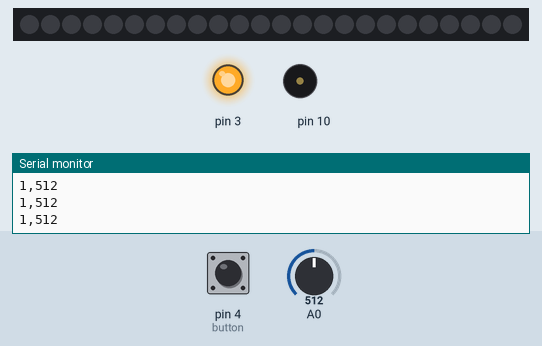
Simulated run of this sketch. Board: Arduino Uno, built with avr-gcc and run on an emulated ATmega328P. On the bench: 24 RGB LEDs in strip order, left to right, output pins drawn as LEDs (lit = HIGH), buzzer (waves = sounding), the last lines printed to the serial monitor. The inputs (shaded band) are chosen by the test bench; at power-on: pin 4 (button) HIGH, A0 = 512. Dim RGB values are drawn brighter than linear; random numbers use the default seed unless the sketch sets one.

Above: at 1.2 s.
1.3 s: pin 4 (button) pulled LOW for 0.15 s
At 1.81 s:
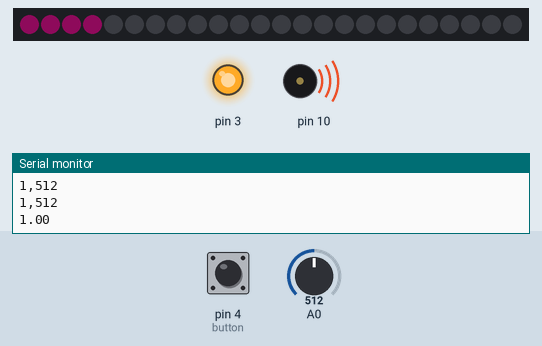
2.0 s: A0 set to 672
At 2.8 s:
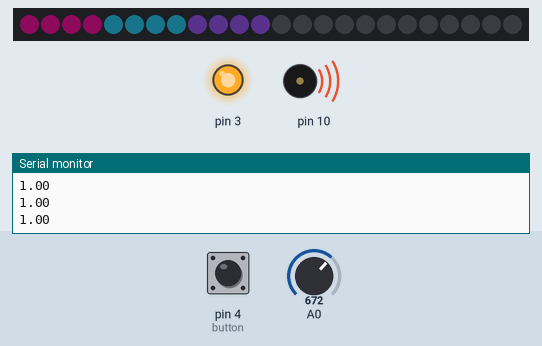
5.0 s: A0 set to 698
At 5.04 s:
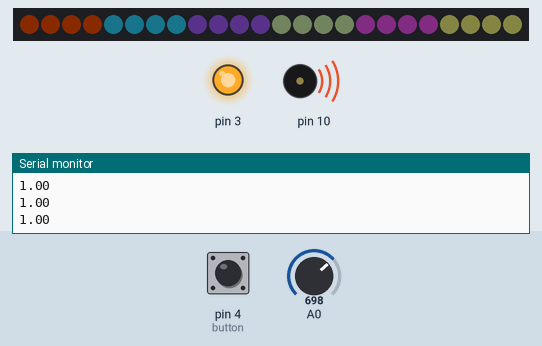
At 6.61 s:
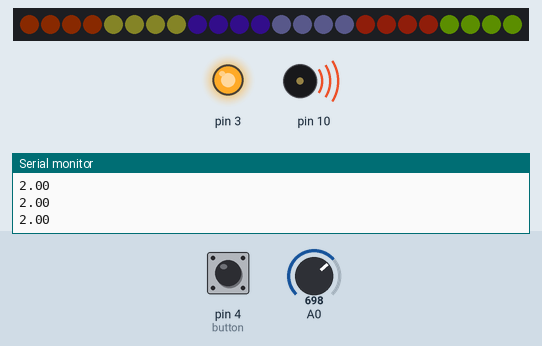
6.8 s: A0 set to 1013
9.8 s: A0 set to 1023
11.6 s: A0 set to 900
Timing chart, 0 to 16.5 s (numbered marks = the images above; inputs shaded):
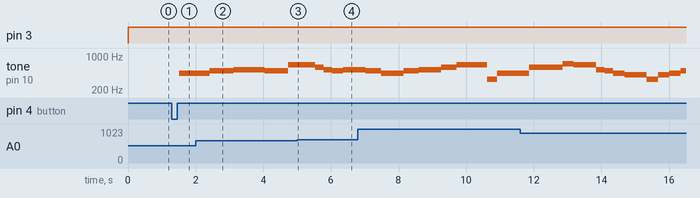

Measured:
- the behaviour switches between 681 and 682 on A0 (found by bisection; images 2 and 3)
- after the input at 1.3 s, tone on pin 10: silent → 440 Hz after 0.21 s; the LEDs: first change after 0.21 s (image 1 shows a later state)

The sketch:

HanukahProject2022.ino
```cpp
// C++ code
//
#include <Adafruit_NeoPixel.h>
#include <ezButton.h>


#define NUMPIXELS 24
#define PIN 5
# define my_sizeof(type) ((char *)(&type+1)-(char*)(&type))

Adafruit_NeoPixel pixels(NUMPIXELS, PIN, NEO_GRB + NEO_KHZ800);
int potentVal;
int delayval = 100; // timing delay in milliseconds

int songStartTime = 0;
int notes[] = {440,440,494,523,523,494,659,659,587,523,494,
523,523,494,440,440,494,523,523,587,659,659,659,330,440,
440,440,587,587,587,698,659,659,523,494,440,415,415,330,
415,440,494,523,494,440,587,587,587,698,659,659,523,494,440,415,415,330,415,440,440,440};
int lengths[] = {500,500,1000,500,500,1000,500,500,200,200,500,500,500,1000,500,500,1000
,500,500,1000,500,500,500,500,500,500,1000,500,500,500,500,500,500,200,200,500,500,500,500,
500,500,500,200,200,500,500,500,500,500,500,500,200,200,500,500,500,500,500,500,500,1000};
float songSpeed = 2;

int redColor = 200;
int greenColor = 0;
int blueColor = 0;
int currentLed = 0;

ezButton button(4);

void setup()
{
	pinMode(3,OUTPUT);
  	//pinMode(4,INPUT);
  	pinMode(A0, INPUT);
  	Serial.begin(9600);
    pixels.begin();
  button.setDebounceTime(50);

}


void setColor() {
  redColor = random(0, 255);

  greenColor = random(0, 255);

  blueColor = random(0, 255);

}

void loop()
{
    button.loop();
  	analogWrite(3,255);

    if(button.isReleased()){
      songStartTime = millis();
      //tone(9,notes[0]);
      for(int i = 0; i < my_sizeof(notes)/my_sizeof(notes[0]); i++){
        potentVal = analogRead(A0);
        songSpeed = potentVal/341;
        if(songSpeed < 0.5){
          songSpeed = 0.5;
        }
        tone(10,notes[i]);

        setColor();
        for (int i = currentLed; i < currentLed+4; i++)
        {
          pixels.setPixelColor(i, pixels.Color(redColor, greenColor, blueColor));
          pixels.setBrightness(15);
          pixels.show();
          delay(50);
        }
        currentLed += 4;
        if (currentLed >= 24)
        {
          currentLed = 0;
        }


        Serial.println(songSpeed);
        delay((1/(2*songSpeed))*lengths[i]);
        noTone(10);
        //delay(10);
      }

      /*for(int a = 0; a < 5; a++){
       setColor();
       for (int i = 0; i < NUMPIXELS; i++)
       {
        pixels.setPixelColor(i, pixels.Color(redColor, greenColor, blueColor));
        pixels.setBrightness(100);
        pixels.show();

        delay(delayval);
       }
      }*/
      for (int i = 0; i < NUMPIXELS; i++) {
        pixels.setPixelColor(i, pixels.Color(0,0,0));

        pixels.show();

        delay(delayval);
      }
      currentLed = 0;
    }
  #pragma region print_stuff
	  Serial.print(digitalRead(4));
  	Serial.print(",");
    Serial.print(analogRead(A0));
    Serial.print("\n");
    #pragma endregion
}
```
